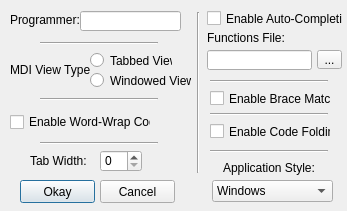
<?xml version="1.0" encoding="UTF-8"?>
<ui version="4.0">
 <class>Options</class>
 <widget class="QDialog" name="Options">
  <property name="geometry">
   <rect>
    <x>0</x>
    <y>0</y>
    <width>347</width>
    <height>211</height>
   </rect>
  </property>
  <property name="windowTitle">
   <string>Options</string>
  </property>
  <property name="windowIcon">
   <iconset resource="icons/res_icon.qrc">
    <normaloff>:/winicon.png</normaloff>:/winicon.png</iconset>
  </property>
  <widget class="QPushButton" name="pushButton">
   <property name="geometry">
    <rect>
     <x>20</x>
     <y>180</y>
     <width>75</width>
     <height>23</height>
    </rect>
   </property>
   <property name="text">
    <string>Okay</string>
   </property>
  </widget>
  <widget class="QPushButton" name="pushButton_2">
   <property name="geometry">
    <rect>
     <x>100</x>
     <y>180</y>
     <width>75</width>
     <height>23</height>
    </rect>
   </property>
   <property name="text">
    <string>Cancel</string>
   </property>
  </widget>
  <widget class="QLabel" name="label">
   <property name="geometry">
    <rect>
     <x>10</x>
     <y>62</y>
     <width>81</width>
     <height>16</height>
    </rect>
   </property>
   <property name="text">
    <string>MDI View Type:</string>
   </property>
  </widget>
  <widget class="QRadioButton" name="rdTabbedView">
   <property name="geometry">
    <rect>
     <x>90</x>
     <y>52</y>
     <width>82</width>
     <height>17</height>
    </rect>
   </property>
   <property name="text">
    <string>Tabbed View</string>
   </property>
  </widget>
  <widget class="QRadioButton" name="rdWindowedView">
   <property name="geometry">
    <rect>
     <x>90</x>
     <y>72</y>
     <width>101</width>
     <height>17</height>
    </rect>
   </property>
   <property name="text">
    <string>Windowed View</string>
   </property>
  </widget>
  <widget class="Line" name="line">
   <property name="geometry">
    <rect>
     <x>40</x>
     <y>98</y>
     <width>118</width>
     <height>3</height>
    </rect>
   </property>
   <property name="orientation">
    <enum>Qt::Horizontal</enum>
   </property>
  </widget>
  <widget class="Line" name="line_2">
   <property name="geometry">
    <rect>
     <x>40</x>
     <y>42</y>
     <width>118</width>
     <height>3</height>
    </rect>
   </property>
   <property name="orientation">
    <enum>Qt::Horizontal</enum>
   </property>
  </widget>
  <widget class="QLabel" name="label_2">
   <property name="geometry">
    <rect>
     <x>10</x>
     <y>12</y>
     <width>71</width>
     <height>16</height>
    </rect>
   </property>
   <property name="text">
    <string>Programmer:</string>
   </property>
  </widget>
  <widget class="QLineEdit" name="programmer">
   <property name="geometry">
    <rect>
     <x>80</x>
     <y>11</y>
     <width>101</width>
     <height>20</height>
    </rect>
   </property>
  </widget>
  <widget class="QCheckBox" name="cbWrap">
   <property name="geometry">
    <rect>
     <x>10</x>
     <y>112</y>
     <width>141</width>
     <height>20</height>
    </rect>
   </property>
   <property name="text">
    <string>Enable Word-Wrap Code</string>
   </property>
  </widget>
  <widget class="Line" name="line_3">
   <property name="geometry">
    <rect>
     <x>40</x>
     <y>142</y>
     <width>118</width>
     <height>3</height>
    </rect>
   </property>
   <property name="orientation">
    <enum>Qt::Horizontal</enum>
   </property>
  </widget>
  <widget class="Line" name="line_4">
   <property name="geometry">
    <rect>
     <x>190</x>
     <y>12</y>
     <width>16</width>
     <height>161</height>
    </rect>
   </property>
   <property name="orientation">
    <enum>Qt::Vertical</enum>
   </property>
  </widget>
  <widget class="QLabel" name="label_3">
   <property name="geometry">
    <rect>
     <x>30</x>
     <y>153</y>
     <width>61</width>
     <height>16</height>
    </rect>
   </property>
   <property name="text">
    <string>Tab Width:</string>
   </property>
  </widget>
  <widget class="QSpinBox" name="spinTab">
   <property name="geometry">
    <rect>
     <x>100</x>
     <y>150</y>
     <width>42</width>
     <height>22</height>
    </rect>
   </property>
   <property name="maximum">
    <number>20</number>
   </property>
  </widget>
  <widget class="Line" name="line_5">
   <property name="geometry">
    <rect>
     <x>210</x>
     <y>80</y>
     <width>118</width>
     <height>3</height>
    </rect>
   </property>
   <property name="orientation">
    <enum>Qt::Horizontal</enum>
   </property>
  </widget>
  <widget class="QCheckBox" name="cbBraceMatch">
   <property name="geometry">
    <rect>
     <x>210</x>
     <y>90</y>
     <width>121</width>
     <height>17</height>
    </rect>
   </property>
   <property name="text">
    <string>Enable Brace Match</string>
   </property>
  </widget>
  <widget class="Line" name="line_6">
   <property name="geometry">
    <rect>
     <x>210</x>
     <y>113</y>
     <width>118</width>
     <height>3</height>
    </rect>
   </property>
   <property name="orientation">
    <enum>Qt::Horizontal</enum>
   </property>
  </widget>
  <widget class="QCheckBox" name="cbCodeFolding">
   <property name="geometry">
    <rect>
     <x>210</x>
     <y>123</y>
     <width>121</width>
     <height>17</height>
    </rect>
   </property>
   <property name="text">
    <string>Enable Code Folding</string>
   </property>
  </widget>
  <widget class="Line" name="line_7">
   <property name="geometry">
    <rect>
     <x>210</x>
     <y>150</y>
     <width>118</width>
     <height>3</height>
    </rect>
   </property>
   <property name="orientation">
    <enum>Qt::Horizontal</enum>
   </property>
  </widget>
  <widget class="QLabel" name="label_4">
   <property name="geometry">
    <rect>
     <x>223</x>
     <y>160</y>
     <width>91</width>
     <height>16</height>
    </rect>
   </property>
   <property name="text">
    <string>Application Style:</string>
   </property>
  </widget>
  <widget class="QComboBox" name="comboStyle">
   <property name="geometry">
    <rect>
     <x>212</x>
     <y>180</y>
     <width>121</width>
     <height>22</height>
    </rect>
   </property>
   <item>
    <property name="text">
     <string>Windows</string>
    </property>
   </item>
   <item>
    <property name="text">
     <string>WindowsXP</string>
    </property>
   </item>
   <item>
    <property name="text">
     <string>WindowsVista</string>
    </property>
   </item>
   <item>
    <property name="text">
     <string>Plastique</string>
    </property>
   </item>
   <item>
    <property name="text">
     <string>Cleanlooks</string>
    </property>
   </item>
   <item>
    <property name="text">
     <string>Motif</string>
    </property>
   </item>
  </widget>
  <widget class="QLabel" name="label_5">
   <property name="geometry">
    <rect>
     <x>207</x>
     <y>30</y>
     <width>91</width>
     <height>16</height>
    </rect>
   </property>
   <property name="text">
    <string>Functions File:</string>
   </property>
  </widget>
  <widget class="QLineEdit" name="funcFile">
   <property name="geometry">
    <rect>
     <x>207</x>
     <y>50</y>
     <width>105</width>
     <height>20</height>
    </rect>
   </property>
  </widget>
  <widget class="QToolButton" name="browseBtn">
   <property name="geometry">
    <rect>
     <x>317</x>
     <y>50</y>
     <width>25</width>
     <height>19</height>
    </rect>
   </property>
   <property name="text">
    <string>...</string>
   </property>
  </widget>
  <widget class="QCheckBox" name="cbAutoComplete">
   <property name="geometry">
    <rect>
     <x>207</x>
     <y>10</y>
     <width>136</width>
     <height>17</height>
    </rect>
   </property>
   <property name="text">
    <string>Enable Auto-Completion</string>
   </property>
  </widget>
 </widget>
 <resources>
  <include location="icons/res_icon.qrc"/>
 </resources>
 <connections/>
</ui>
